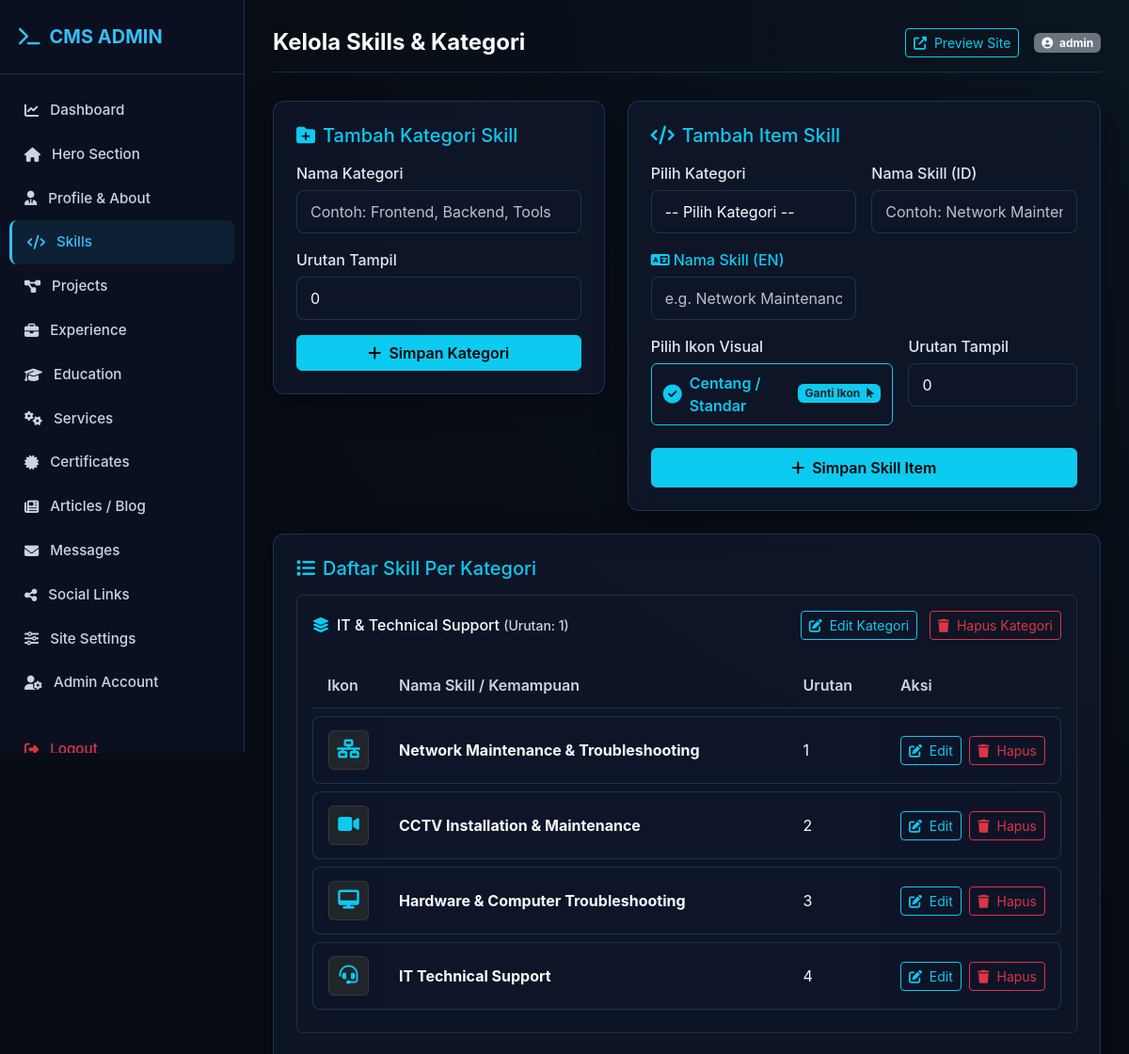
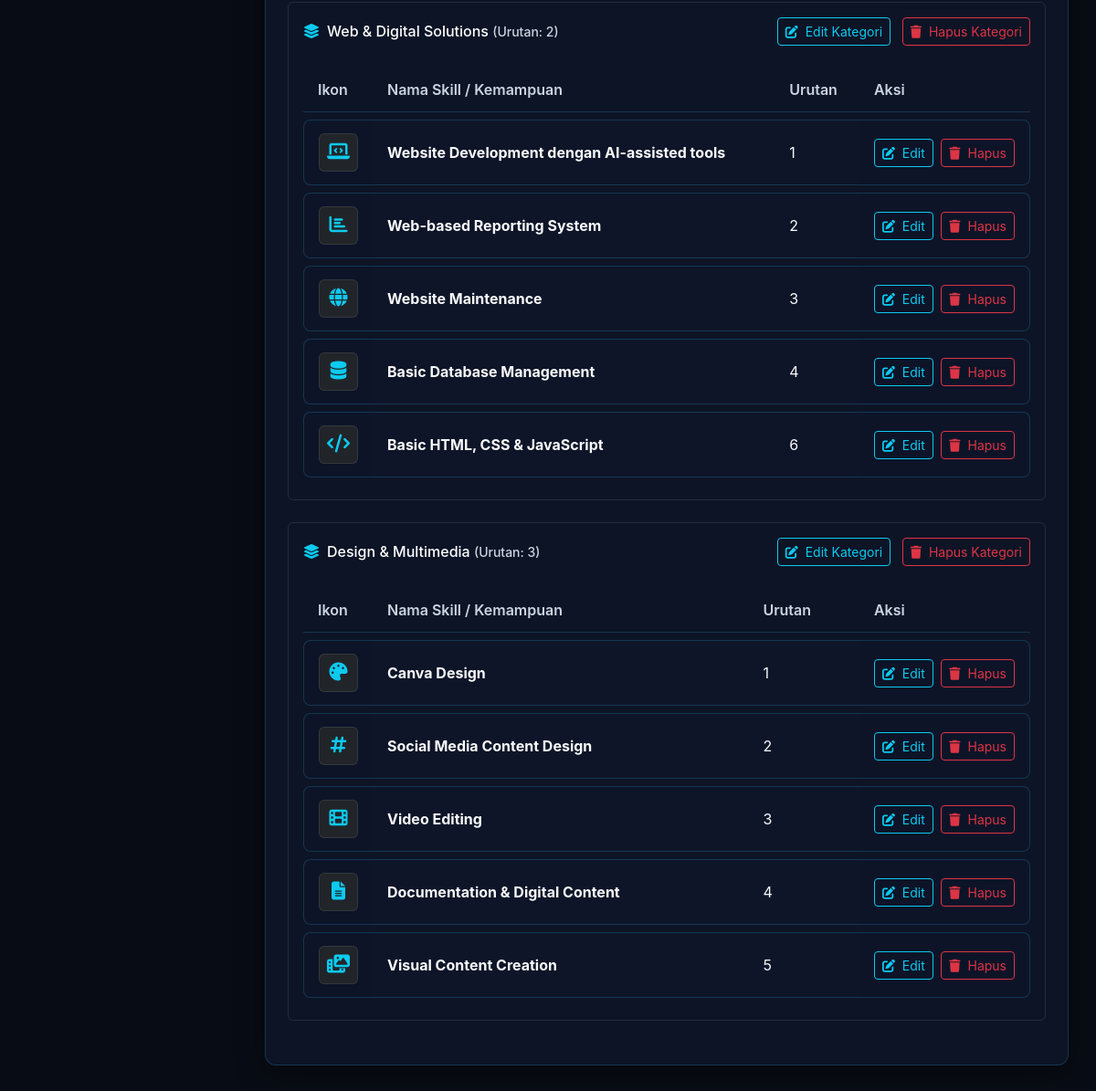
Screenshot of /admin/modules/skills.php (signed in) with the database file from the repository (2 pictures, top to bottom).
### tables this page shows
CREATE TABLE `skill_categories` (
  `id` int(11) NOT NULL AUTO_INCREMENT,
  `category_name` varchar(100) NOT NULL,
  `category_name_en` varchar(100) DEFAULT NULL,
  `display_order` int(11) DEFAULT 0,
  PRIMARY KEY (`id`)
);

CREATE TABLE `skills` (
  `id` int(11) NOT NULL AUTO_INCREMENT,
  `category_id` int(11) NOT NULL,
  `name` varchar(100) NOT NULL,
  `name_en` varchar(100) DEFAULT NULL,
  `level_percentage` int(11) DEFAULT 85,
  `icon_class` varchar(100) DEFAULT 'fas fa-code',
  `display_order` int(11) DEFAULT 0,
  PRIMARY KEY (`id`),
  KEY `category_id` (`category_id`),
  CONSTRAINT `skills_ibfk_1` FOREIGN KEY (`category_id`) REFERENCES `skill_categories` (`id`) ON DELETE CASCADE
);

### config/database.php (called while the page is built, shortened)
<?php
class Database {
    private static $instance = null;
    private $conn;
    private function __construct() {
        try {
            $dsn = "mysql:host=" . DB_HOST . ";dbname=" . DB_NAME . ";charset=" . DB_CHARSET;
            $options = [
                PDO::ATTR_ERRMODE => PDO::ERRMODE_EXCEPTION,
                PDO::ATTR_DEFAULT_FETCH_MODE => PDO::FETCH_ASSOC,
                PDO::ATTR_EMULATE_PREPARES => false,
            ];
            $this->conn = new PDO($dsn, DB_USER, DB_PASS, $options);
        } catch (PDOException $e) {
            die("Database Connection Error: " . $e->getMessage());
        }
    }
    public static function getInstance() {
        if (!self::$instance) {
            self::$instance = new Database();
        }
        return self::$instance;
    }
    public function getConnection() {
        return $this->conn;
    }
}
function db() {
    return Database::getInstance()->getConnection();
}

### config/helper.php (called while the page is built, shortened)
<?php
function sanitize($data) {
    return htmlspecialchars(trim((string)$data), ENT_QUOTES, 'UTF-8');
}

### admin/modules/skills.php (the view, shortened to what this page needs)
<?php
require_once __DIR__ . '/../../config/database.php';
require_once __DIR__ . '/../../config/helper.php';
require_once __DIR__ . '/../includes/header.php';
$categories = db()->query("SELECT * FROM skill_categories ORDER BY display_order ASC")->fetchAll();
?>
<div class="row g-4 mb-4">
    <div class="col-md-5">
        <div class="glass-card p-4">
            <h5 class="text-info mb-3"><i class="fas fa-folder-plus me-2"></i>Tambah Kategori Skill</h5>
            <form action="" method="POST">
                <div class="mb-3">
                    <label class="form-label">Nama Kategori</label>
                    <input type="text" name="category_name" class="form-control" placeholder="Contoh: Frontend, Backend, Tools" required>
                </div>
                <div class="mb-3">
                    <label class="form-label">Urutan Tampil</label>
                    <input type="number" name="display_order" class="form-control" value="0">
                </div>
                <button type="submit" class="btn btn-info w-100 fw-semibold"><i class="fas fa-plus me-1"></i> Simpan Kategori</button>
            </form>
        </div>
    </div>
    <div class="col-md-7">
        <div class="glass-card p-4">
            <h5 class="text-info mb-3"><i class="fas fa-code me-2"></i>Tambah Item Skill</h5>
            <form action="" method="POST">
                <div class="row g-3">
                    <div class="col-md-6">
                        <label class="form-label">Pilih Kategori</label>
                        <select name="category_id" class="form-select" required>
                            <option value="">-- Pilih Kategori --</option>
                        </select>
                    </div>
                    <div class="col-md-6">
                        <label class="form-label">Nama Skill (ID)</label>
                        <input type="text" name="name" class="form-control" placeholder="Contoh: Network Maintenance" required>
                    </div>
                    <div class="col-md-6">
                        <label class="form-label text-info"><i class="fas fa-language me-1"></i>Nama Skill (EN)</label>
                        <input type="text" name="name_en" class="form-control" placeholder="e.g. Network Maintenance">
                    </div>
                    <div class="col-md-7">
                        <label class="form-label">Pilih Ikon Visual</label>
                        <button type="button" class="btn btn-outline-info w-100 text-start d-flex align-items-center justify-content-between py-2" data-bs-toggle="modal" data-bs-target="#iconPickerModal">
                            <span class="d-flex align-items-center">
                                <i id="selected_icon_preview" class="fas fa-check-circle text-info me-2 fs-5"></i>
                                <span id="selected_icon_name" class="fw-semibold">Centang / Standar</span>
                            </span>
                            <span class="badge bg-info text-dark">Ganti Ikon <i class="fas fa-mouse-pointer ms-1"></i></span>
                        </button>
                    </div>
                    <div class="col-md-5">
                        <label class="form-label">Urutan Tampil</label>
                        <input type="number" name="display_order" class="form-control" value="0">
                    </div>
                </div>
                <div class="mt-4">
                    <button type="submit" class="btn btn-info w-100 fw-semibold py-2"><i class="fas fa-plus me-1"></i> Simpan Skill Item</button>
                </div>
            </form>
        </div>
    </div>
</div>
<div class="glass-card p-4">
    <h5 class="text-info mb-3"><i class="fas fa-list me-2"></i>Daftar Skill Per Kategori</h5>
    <?php if (empty($categories)): ?>
        <div class="text-muted text-center py-4">Belum ada kategori skill. Tambahkan kategori terlebih dahulu.</div>
    <?php else: ?>
        <?php foreach ($categories as $cat): ?>
            <div class="border border-secondary border-opacity-25 rounded p-3 mb-4">
                <div class="d-flex justify-content-between align-items-center mb-3">
                    <h6 class="m-0 text-white font-weight-bold"><i class="fas fa-layer-group text-info me-2"></i><?= sanitize($cat['category_name']) ?> <small class="text-muted">(Urutan: <?= $cat['display_order'] ?>)</small></h6>
                    <div>
                        <button type="button" class="btn btn-sm btn-outline-info edit-cat-btn me-2"
                                data-id="<?= $cat['id'] ?>"
                                data-name="<?= sanitize($cat['category_name']) ?>"
                                data-order="<?= $cat['display_order'] ?>">
                            <i class="fas fa-edit me-1"></i> Edit Kategori
                        </button>
                        <a href="<?= ADMIN_URL ?>modules/skills.php?action=delete_cat&id=<?= $cat['id'] ?>" class="btn btn-sm btn-outline-danger" onclick="return confirm('Hapus kategori beserta seluruh skill di dalamnya?')">
                            <i class="fas fa-trash me-1"></i> Hapus Kategori
                        </a>
                    </div>
                </div>
                <?php
                $skills_stmt = db()->prepare("SELECT * FROM skills WHERE category_id = ? ORDER BY display_order ASC");
                $skills_stmt->execute([$cat['id']]);
                $skills = $skills_stmt->fetchAll();
                ?>
                <div class="table-responsive">
                    <table class="custom-table">
                        <thead>
                            <tr>
                                <th style="width: 70px;">Ikon</th>
                                <th>Nama Skill / Kemampuan</th>
                                <th>Urutan</th>
                                <th style="width: 160px;">Aksi</th>
                            </tr>
                        </thead>
                        <tbody>
                            <?php if (empty($skills)): ?>
                                <tr>
                                    <td colspan="4" class="text-center text-muted">Belum ada skill dalam kategori ini.</td>
                                </tr>
                            <?php else: ?>
                                <?php foreach ($skills as $skill): ?>
                                    <tr>
                                        <td>
                                            <div class="bg-dark p-2 rounded text-center border border-secondary border-opacity-25">
                                                <i class="<?= sanitize(!empty($skill['icon_class']) ? $skill['icon_class'] : 'fas fa-check-circle') ?> fs-5 text-info"></i>
                                            </div>
                                        </td>
                                        <td><strong class="fs-6"><?= sanitize($skill['name']) ?></strong></td>
                                        <td><?= $skill['display_order'] ?></td>
                                        <td style="white-space: nowrap;">
                                            <button type="button" class="btn btn-sm btn-outline-info edit-skill-btn me-1"
                                                    data-id="<?= $skill['id'] ?>"
                                                    data-catid="<?= $skill['category_id'] ?>"
                                                    data-name="<?= sanitize($skill['name']) ?>"
                                                    data-icon="<?= sanitize($skill['icon_class'] ?? 'fas fa-check-circle') ?>"
                                                    data-order="<?= $skill['display_order'] ?>">
                                                <i class="fas fa-edit me-1"></i> Edit
                                            </button>
                                            <a href="<?= ADMIN_URL ?>modules/skills.php?action=delete_skill&id=<?= $skill['id'] ?>" class="btn btn-sm btn-outline-danger" onclick="return confirm('Hapus skill ini?')">
                                                <i class="fas fa-trash me-1"></i> Hapus
                                            </a>
                                        </td>
                                    </tr>
                                <?php endforeach; ?>
                            <?php endif; ?>
                        </tbody>
                    </table>
                </div>
            </div>
        <?php endforeach; ?>
    <?php endif; ?>
</div>
<?php require_once __DIR__ . '/../includes/footer.php'; ?>

### assets/css/admin.css (style rules this page uses)
:root { --bg-dark: #080c14; --bg-card: rgba(15, 23, 42, 0.85); --border-color: rgba(56, 189, 248, 0.2); --border-hover: rgba(56, 189, 248, 0.5); --primary: #38bdf8; --primary-glow: rgba(56, 189, 248, 0.3); --accent: #818cf8; --text-main: #f8fafc; --text-muted: #cbd5e1; --sidebar-width: 260px; }
body.admin-body { background-color: var(--bg-dark); color: var(--text-main); font-family: 'Inter', system-ui, -apple-system, sans-serif; margin: 0; padding: 0; }
.glass-card { background: var(--bg-card); backdrop-filter: blur(12px); -webkit-backdrop-filter: blur(12px); border: 1px solid var(--border-color); border-radius: 12px; box-shadow: 0 8px 32px 0 rgba(0, 0, 0, 0.37); transition: all 0.3s ease; }
.custom-table { width: 100%; border-collapse: separate; border-spacing: 0 8px; }
.custom-table th { color: var(--text-muted); font-weight: 600; text-align: left; padding: 12px 16px; border-bottom: 1px solid var(--border-color); }
.custom-table td { padding: 14px 16px; background: rgba(15, 23, 42, 0.6); border-top: 1px solid var(--border-color); border-bottom: 1px solid var(--border-color); }
.custom-table td:first-child { border-left: 1px solid var(--border-color); border-top-left-radius: 8px; border-bottom-left-radius: 8px; }
.custom-table td:last-child { border-right: 1px solid var(--border-color); border-top-right-radius: 8px; border-bottom-right-radius: 8px; }
.form-control, .form-select { background: rgba(15, 23, 42, 0.8) !important; border: 1px solid var(--border-color) !important; color: var(--text-main) !important; border-radius: 8px !important; padding: 10px 14px !important; }
input.form-control::placeholder, textarea.form-control::placeholder, .form-control::placeholder, input::placeholder, textarea::placeholder { color: #cbd5e1 !important; opacity: 0.9 !important; }
.form-select option { background-color: #0f172a !important; color: #f8fafc !important; }
.form-label { color: #e2e8f0; font-weight: 500; margin-bottom: 6px; }
.text-muted, small.text-muted { color: #cbd5e1 !important; }
.custom-table td { color: #f8fafc; }

### rows the page displays
skill_categories: category_name "IT & Technical Support", display_order "1"
skills: name "Network Maintenance & Troubleshooting", display_order "1"
skills: name "CCTV Installation & Maintenance", display_order "2"
skills: name "Hardware & Computer Troubleshooting", display_order "3"
skills: name "IT Technical Support", display_order "4"
skill_categories: category_name "Web & Digital Solutions", display_order "2"
skills: name "Website Development dengan AI-assisted tools", display_order "1"
skills: name "Web-based Reporting System", display_order "2"
skills: name "Website Maintenance", display_order "3"
skills: name "Basic Database Management", display_order "4"
skills: name "Basic HTML, CSS & JavaScript", display_order "6"
skill_categories: category_name "Design & Multimedia", display_order "3"
skills: name "Canva Design", display_order "1"
skills: name "Social Media Content Design", display_order "2"
skills: name "Video Editing", display_order "3"
skills: name "Documentation & Digital Content", display_order "4"
skills: name "Visual Content Creation", display_order "5"

### other values shown
$page_title "Kelola Skills & Kategori"
$_SESSION['username'] "admin"
